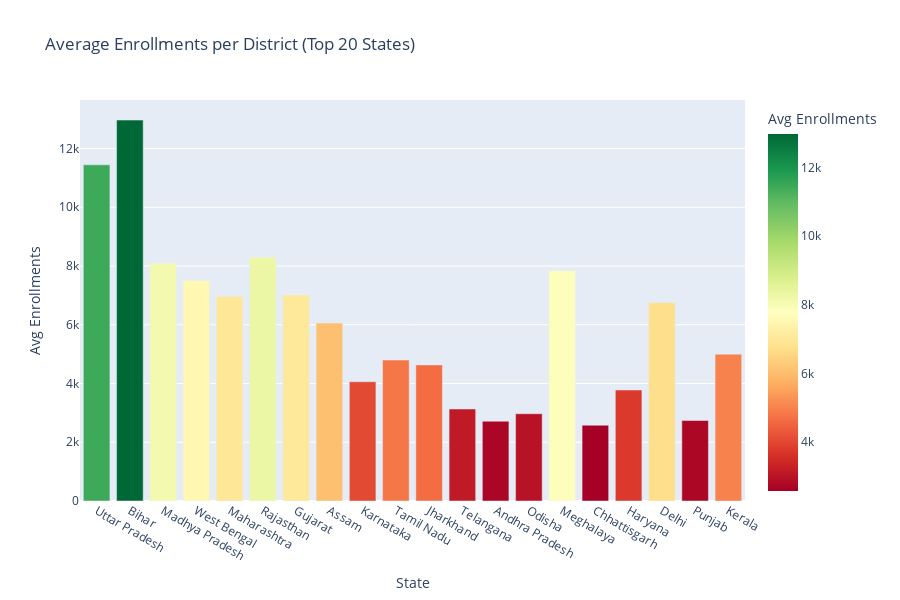

This figure's notebook cell:
### Markdown cell above
### 2.2 Enrollment Intensity Heatmap
Enrollments per district - identifies high/low coverage regions

### Code cell
# Calculate average enrollments per district
state_summary['avg_enrollment_per_district'] = (
    state_summary['total_enrollments'] / state_summary['num_districts']
)

# Visualize
fig = px.bar(state_summary.head(20), 
             x='state', 
             y='avg_enrollment_per_district',
             title='Average Enrollments per District (Top 20 States)',
             labels={'avg_enrollment_per_district': 'Avg Enrollments', 'state': 'State'},
             color='avg_enrollment_per_district',
             color_continuous_scale='RdYlGn')

fig.update_layout(height=600, showlegend=False)
fig.write_html('../outputs/dashboard/02_state_enrollment_intensity.html')
fig.show()

print(" Interactive chart saved: 02_state_enrollment_intensity.html")

### Figure 1 — Plotly figure (JSON) as saved in the notebook; plotly's stock layout.template omitted (floating-point values rounded to 4 significant figures)
{"data": [{"alignmentgroup": "True", "hovertemplate": "State=%{x}<br>Avg Enrollments=%{marker.color}<extra></extra>", "legendgroup": "", "marker": {"color": [11450.0, 12970.0, 8098.0, 7506.0, 6965.0, 8297.0, 7014.0, 6058.0, 4059.0, 4800.0, 4634.0, 3133.0, 2717.0, 2971.0, 7841.0, 2580.0, 3779.0, 6752.0, 2741.0, 5000.0], "coloraxis": "coloraxis", "pattern": {"shape": ""}}, "name": "", "offsetgroup": "", "orientation": "v", "showlegend": false, "textposition": "auto", "type": "bar", "x": ["Uttar Pradesh", "Bihar", "Madhya Pradesh", "West Bengal", "Maharashtra", "Rajasthan", "Gujarat", "Assam", "Karnataka", "Tamil Nadu", "Jharkhand", "Telangana", "Andhra Pradesh", "Odisha", "Meghalaya", "Chhattisgarh", "Haryana", "Delhi", "Punjab", "Kerala"], "xaxis": "x", "y": [11450.0, 12970.0, 8098.0, 7506.0, 6965.0, 8297.0, 7014.0, 6058.0, 4059.0, 4800.0, 4634.0, 3133.0, 2717.0, 2971.0, 7841.0, 2580.0, 3779.0, 6752.0, 2741.0, 5000.0], "yaxis": "y"}], "layout": {"barmode": "relative", "coloraxis": {"colorbar": {"title": {"text": "Avg Enrollments"}}, "colorscale": [[0, "rgb(165,0,38)"], [0.1, "rgb(215,48,39)"], [0.2, "rgb(244,109,67)"], [0.3, "rgb(253,174,97)"], [0.4, "rgb(254,224,139)"], [0.5, "rgb(255,255,191)"], [0.6, "rgb(217,239,139)"], [0.7, "rgb(166,217,106)"], [0.8, "rgb(102,189,99)"], [0.9, "rgb(26,152,80)"], [1, "rgb(0,104,55)"]]}, "height": 600, "legend": {"tracegroupgap": 0}, "showlegend": false, "title": {"text": "Average Enrollments per District (Top 20 States)"}, "xaxis": {"anchor": "y", "domain": [0, 1], "title": {"text": "State"}}, "yaxis": {"anchor": "x", "domain": [0, 1], "title": {"text": "Avg Enrollments"}}}}
